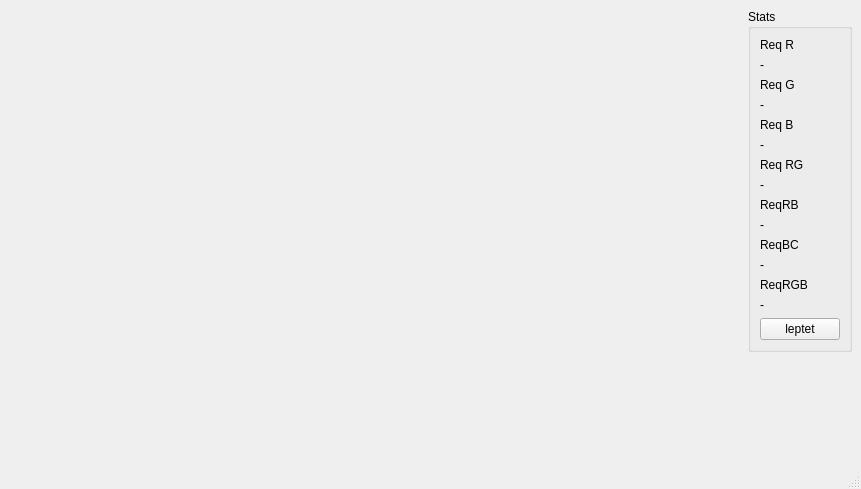
<?xml version="1.0" encoding="UTF-8"?>
<ui version="4.0">
 <class>MainWindow</class>
 <widget class="QMainWindow" name="MainWindow">
  <property name="geometry">
   <rect>
    <x>0</x>
    <y>0</y>
    <width>861</width>
    <height>489</height>
   </rect>
  </property>
  <property name="windowTitle">
   <string>MainWindow</string>
  </property>
  <widget class="QWidget" name="centralwidget">
   <layout class="QHBoxLayout" name="horizontalLayout_2">
    <item>
     <layout class="QVBoxLayout" name="verticalLayout_2">
      <item>
       <spacer name="verticalSpacer">
        <property name="orientation">
         <enum>Qt::Vertical</enum>
        </property>
        <property name="sizeHint" stdset="0">
         <size>
          <width>20</width>
          <height>40</height>
         </size>
        </property>
       </spacer>
      </item>
      <item>
       <layout class="QHBoxLayout" name="horizontalLayout">
        <item>
         <spacer name="horizontalSpacer_2">
          <property name="orientation">
           <enum>Qt::Horizontal</enum>
          </property>
          <property name="sizeHint" stdset="0">
           <size>
            <width>40</width>
            <height>20</height>
           </size>
          </property>
         </spacer>
        </item>
        <item>
         <layout class="QGridLayout" name="gridLayout"/>
        </item>
        <item>
         <spacer name="horizontalSpacer">
          <property name="orientation">
           <enum>Qt::Horizontal</enum>
          </property>
          <property name="sizeHint" stdset="0">
           <size>
            <width>40</width>
            <height>20</height>
           </size>
          </property>
         </spacer>
        </item>
       </layout>
      </item>
      <item>
       <spacer name="verticalSpacer_2">
        <property name="orientation">
         <enum>Qt::Vertical</enum>
        </property>
        <property name="sizeHint" stdset="0">
         <size>
          <width>20</width>
          <height>40</height>
         </size>
        </property>
       </spacer>
      </item>
     </layout>
    </item>
    <item>
     <layout class="QVBoxLayout" name="verticalLayout_3">
      <item>
       <widget class="QGroupBox" name="groupBox">
        <property name="title">
         <string>Stats</string>
        </property>
        <layout class="QVBoxLayout" name="verticalLayout">
         <item>
          <widget class="QLabel" name="label_3">
           <property name="text">
            <string>Req R</string>
           </property>
          </widget>
         </item>
         <item>
          <widget class="QLabel" name="reqR">
           <property name="text">
            <string>-</string>
           </property>
           <property name="textFormat">
            <enum>Qt::AutoText</enum>
           </property>
          </widget>
         </item>
         <item>
          <widget class="QLabel" name="label_4">
           <property name="text">
            <string>Req G</string>
           </property>
          </widget>
         </item>
         <item>
          <widget class="QLabel" name="reqG">
           <property name="text">
            <string>-</string>
           </property>
          </widget>
         </item>
         <item>
          <widget class="QLabel" name="label_5">
           <property name="text">
            <string>Req B</string>
           </property>
          </widget>
         </item>
         <item>
          <widget class="QLabel" name="reqB">
           <property name="text">
            <string>-</string>
           </property>
          </widget>
         </item>
         <item>
          <widget class="QLabel" name="label_6">
           <property name="text">
            <string>Req RG</string>
           </property>
          </widget>
         </item>
         <item>
          <widget class="QLabel" name="reqRG">
           <property name="text">
            <string>-</string>
           </property>
          </widget>
         </item>
         <item>
          <widget class="QLabel" name="label_8">
           <property name="text">
            <string>ReqRB</string>
           </property>
          </widget>
         </item>
         <item>
          <widget class="QLabel" name="reqRB">
           <property name="text">
            <string>-</string>
           </property>
          </widget>
         </item>
         <item>
          <widget class="QLabel" name="label_10">
           <property name="text">
            <string>ReqBC</string>
           </property>
          </widget>
         </item>
         <item>
          <widget class="QLabel" name="reqBC">
           <property name="text">
            <string>-</string>
           </property>
          </widget>
         </item>
         <item>
          <widget class="QLabel" name="label_12">
           <property name="text">
            <string>ReqRGB</string>
           </property>
          </widget>
         </item>
         <item>
          <widget class="QLabel" name="reqRGB">
           <property name="text">
            <string>-</string>
           </property>
          </widget>
         </item>
         <item>
          <widget class="QPushButton" name="leptetbtn">
           <property name="text">
            <string>leptet</string>
           </property>
          </widget>
         </item>
        </layout>
       </widget>
      </item>
      <item>
       <spacer name="verticalSpacer_3">
        <property name="orientation">
         <enum>Qt::Vertical</enum>
        </property>
        <property name="sizeHint" stdset="0">
         <size>
          <width>20</width>
          <height>40</height>
         </size>
        </property>
       </spacer>
      </item>
     </layout>
    </item>
   </layout>
  </widget>
  <widget class="QMenuBar" name="menubar">
   <property name="geometry">
    <rect>
     <x>0</x>
     <y>0</y>
     <width>861</width>
     <height>20</height>
    </rect>
   </property>
  </widget>
  <widget class="QStatusBar" name="statusbar"/>
 </widget>
 <resources/>
 <connections/>
</ui>
